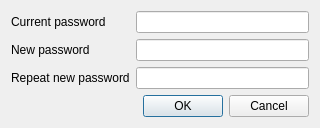
<?xml version="1.0" encoding="UTF-8"?>
<ui version="4.0">
 <class>PasswordSetup</class>
 <widget class="QDialog" name="PasswordSetup">
  <property name="geometry">
   <rect>
    <x>0</x>
    <y>0</y>
    <width>320</width>
    <height>119</height>
   </rect>
  </property>
  <property name="sizePolicy">
   <sizepolicy hsizetype="Fixed" vsizetype="Fixed">
    <horstretch>0</horstretch>
    <verstretch>0</verstretch>
   </sizepolicy>
  </property>
  <property name="windowTitle">
   <string>Password setup</string>
  </property>
  <property name="locale">
   <locale language="English" country="UnitedStates"/>
  </property>
  <layout class="QGridLayout" name="gridLayout">
   <item row="0" column="0">
    <widget class="QLabel" name="label">
     <property name="text">
      <string>Current password</string>
     </property>
    </widget>
   </item>
   <item row="0" column="1">
    <widget class="QLineEdit" name="le_current">
     <property name="echoMode">
      <enum>QLineEdit::Password</enum>
     </property>
    </widget>
   </item>
   <item row="1" column="0">
    <widget class="QLabel" name="label_2">
     <property name="text">
      <string>New password</string>
     </property>
    </widget>
   </item>
   <item row="1" column="1">
    <widget class="QLineEdit" name="le_new">
     <property name="echoMode">
      <enum>QLineEdit::Password</enum>
     </property>
    </widget>
   </item>
   <item row="2" column="0">
    <widget class="QLabel" name="label_3">
     <property name="text">
      <string>Repeat new password</string>
     </property>
    </widget>
   </item>
   <item row="2" column="1">
    <widget class="QLineEdit" name="le_repeat">
     <property name="echoMode">
      <enum>QLineEdit::Password</enum>
     </property>
    </widget>
   </item>
   <item row="3" column="0" colspan="2">
    <widget class="QDialogButtonBox" name="buttonBox">
     <property name="orientation">
      <enum>Qt::Horizontal</enum>
     </property>
     <property name="standardButtons">
      <set>QDialogButtonBox::Cancel|QDialogButtonBox::Ok</set>
     </property>
    </widget>
   </item>
  </layout>
 </widget>
 <resources/>
 <connections>
  <connection>
   <sender>buttonBox</sender>
   <signal>accepted()</signal>
   <receiver>PasswordSetup</receiver>
   <slot>accept()</slot>
   <hints>
    <hint type="sourcelabel">
     <x>248</x>
     <y>254</y>
    </hint>
    <hint type="destinationlabel">
     <x>157</x>
     <y>274</y>
    </hint>
   </hints>
  </connection>
  <connection>
   <sender>buttonBox</sender>
   <signal>rejected()</signal>
   <receiver>PasswordSetup</receiver>
   <slot>reject()</slot>
   <hints>
    <hint type="sourcelabel">
     <x>316</x>
     <y>260</y>
    </hint>
    <hint type="destinationlabel">
     <x>286</x>
     <y>274</y>
    </hint>
   </hints>
  </connection>
 </connections>
</ui>
